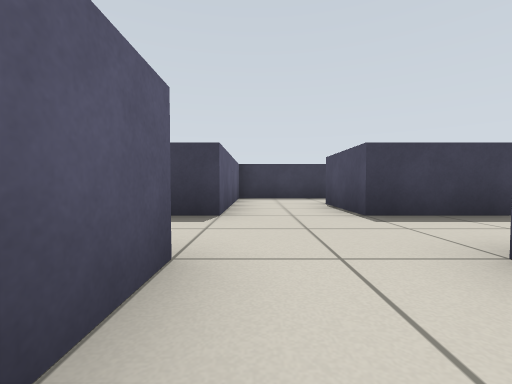
view 1 (above)

20 first-person views from a walk through a robot-simulator world made for Gazebo. The camera is 0.45 m above the floor, tilts 2° down and sees 90° across. The floor is counted in squares, 1 m on a side. Each view is taken from the middle of a square. On the plan, view 1 faces up. The plan holds only what a view shows up to about 9 squares ahead; the rest is blank. The robots in the file are not drawn.

view 2
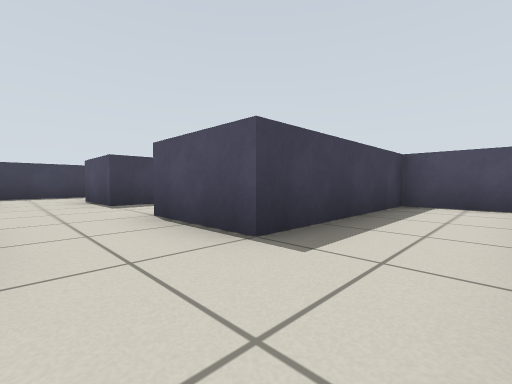

view 3
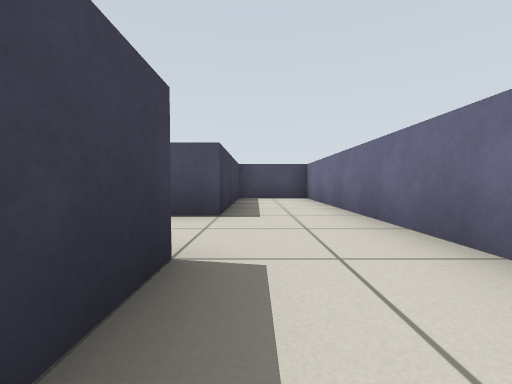

view 4
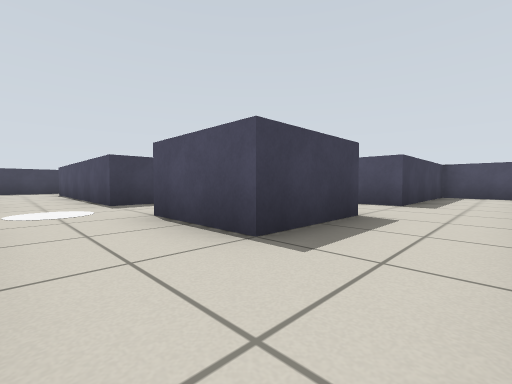

view 5
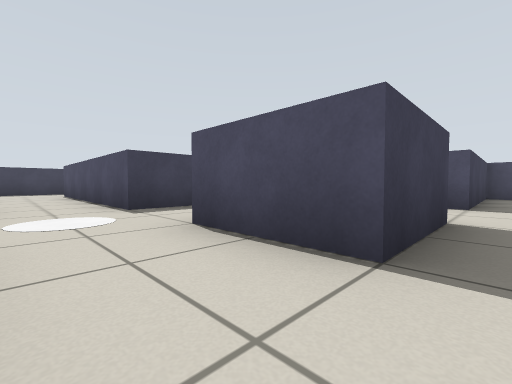

view 6
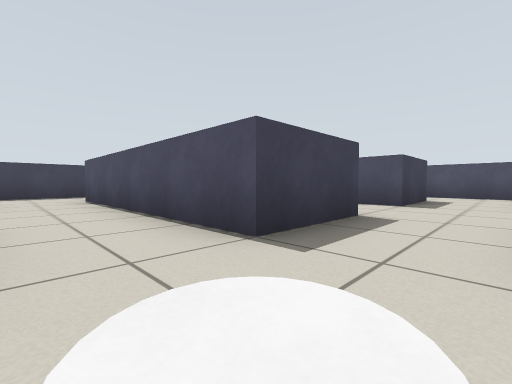

view 7
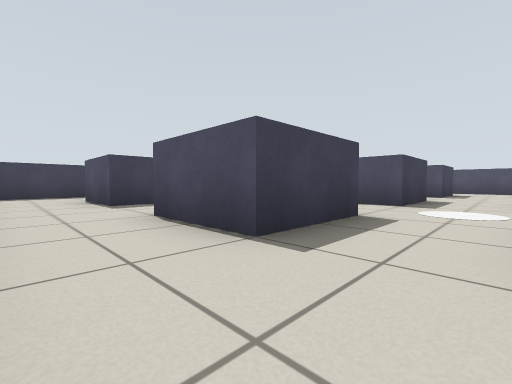

view 8
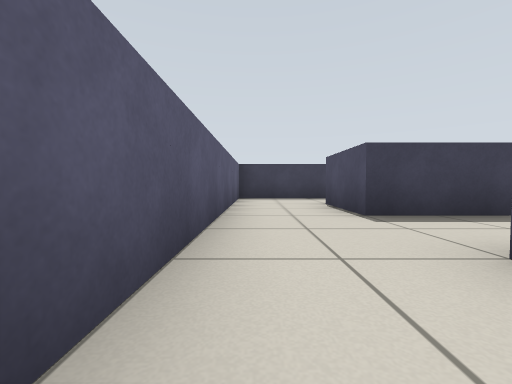

view 9
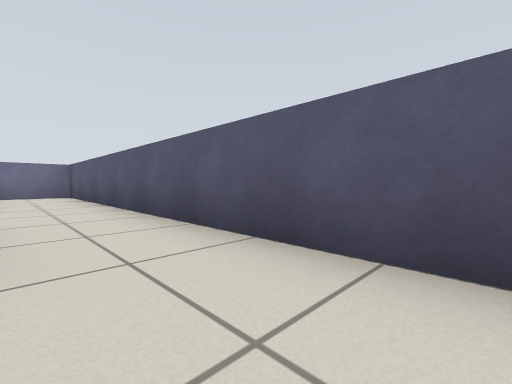

view 10
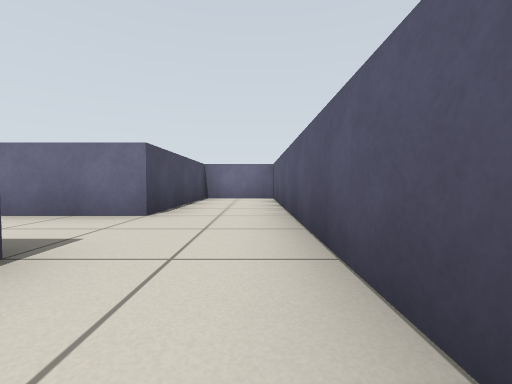

view 11
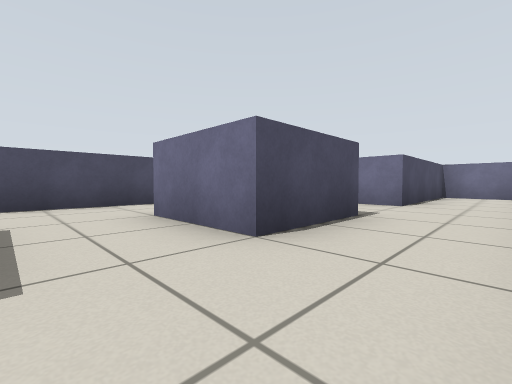

view 12
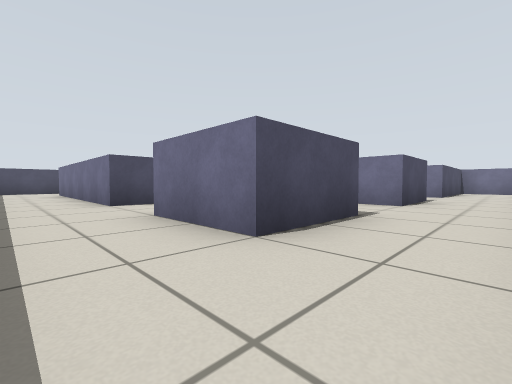

view 13
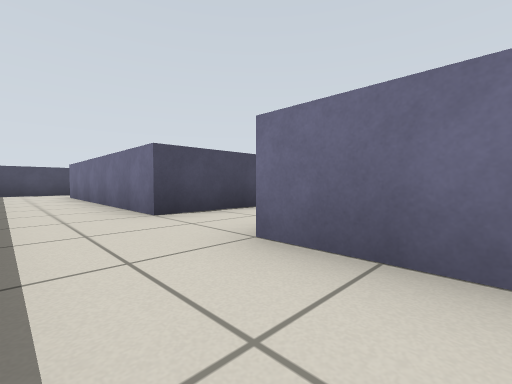

view 14
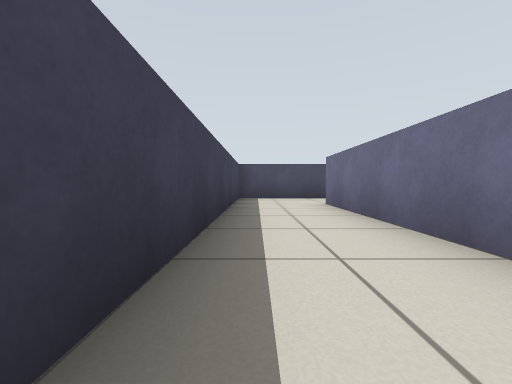

view 15
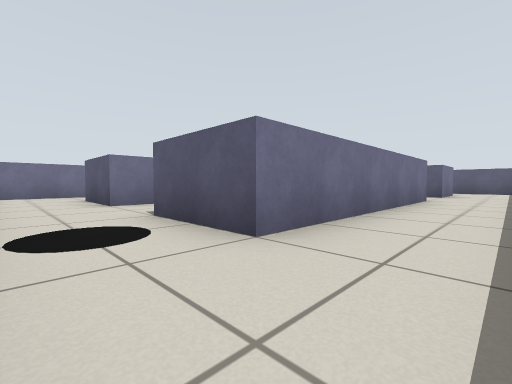

view 16
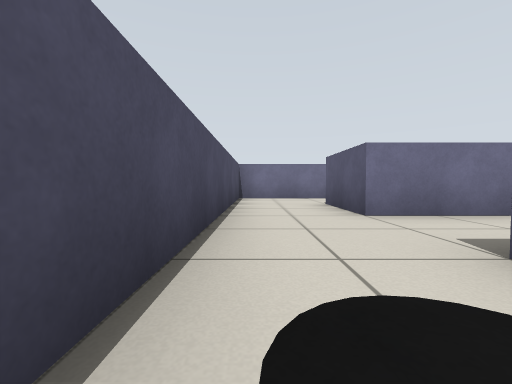

view 17
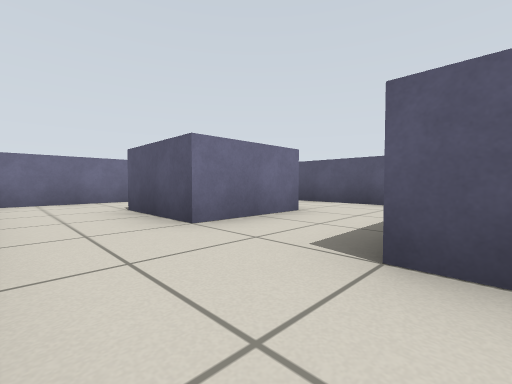

view 18
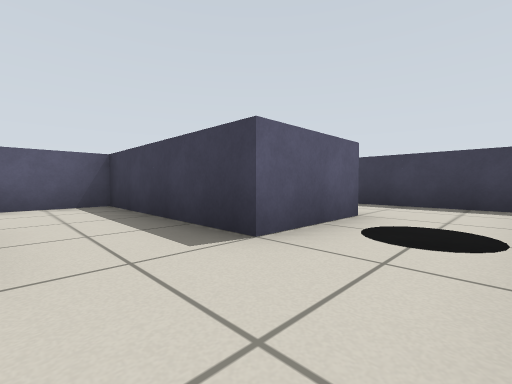

view 19
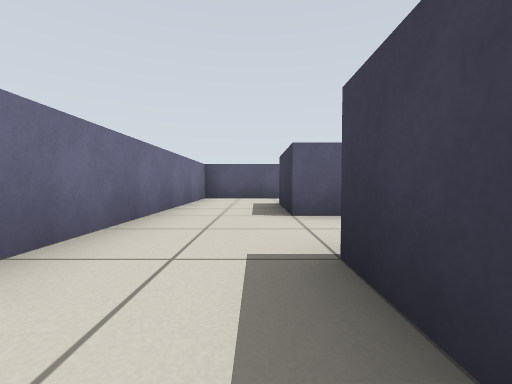

view 20
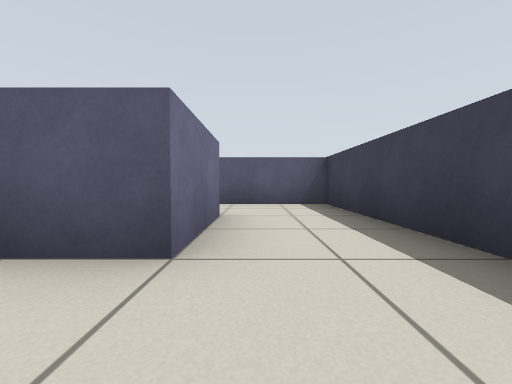

### Floor plan
Ten units are one square. View 1 is at (0, 0); x grows to the right and y downward. Boxes are objects, and circles mark ways between rooms. Rooms are numbered by the first view taken in them; rooms with no view inside come last. Other rooms are left out.
<svg viewBox="-90 -120 150 150">
<path fill="none" stroke="#000" d="M-5 25 55 25 55 5 15 5 15 -15M-5 -15 -5 5M-45 2 -45 25 -5 25M-5 5 -25 5 -25 -15M-5 -35 -25 -35 -25 -55M-44 -35 -65 -35 -65 -55M-85 -55 -85 25 -65 25 -65 -15 -45 -15M-65 -55 -45 -55M-44 -75 -65 -75 -65 -95M-85 -95 -85 -55M-65 -95 -45 -95M-45 -115 -85 -115 -85 -95M-25 -95 35 -95 35 -75M55 -75 55 -115 -45 -115M55 -55 55 -75M35 -35 15 -35 15 -55M-5 -55 -5 -35M-45 -95 -45 -84M-25 -55 -25 -95M15 -55 35 -55M35 -75 -5 -75 -5 -55M35 -55 35 -35M28 -15 55 -15 55 -55"/>
<circle cx="-15" cy="15" r="3" fill="#2a7"/>
<circle cx="5" cy="-5" r="3" fill="#2a7"/>
<circle cx="-35" cy="-5" r="3" fill="#2a7"/>
<circle cx="-55" cy="-25" r="3" fill="#2a7"/>
<circle cx="-15" cy="-25" r="3" fill="#2a7"/>
<circle cx="-35" cy="-45" r="3" fill="#2a7"/>
<circle cx="-75" cy="-45" r="3" fill="#2a7"/>
<circle cx="-75" cy="-85" r="3" fill="#2a7"/>
<circle cx="-55" cy="-65" r="3" fill="#2a7"/>
<circle cx="-55" cy="-105" r="3" fill="#2a7"/>
<circle cx="45" cy="-85" r="3" fill="#2a7"/>
<circle cx="-35" cy="-85" r="3" fill="#2a7"/>
<circle cx="25" cy="-65" r="3" fill="#2a7"/>
<circle cx="45" cy="-45" r="3" fill="#2a7"/>
<circle cx="5" cy="-45" r="3" fill="#2a7"/>
<circle cx="25" cy="-25" r="3" fill="#2a7"/>
<text x="20" y="10">1</text>
<text x="-30" y="10">2</text>
<text x="-30" y="-30">3</text>
<text x="-70" y="-20">4</text>
<text x="-70" y="-70">5</text>
<text x="-70" y="-110">6</text>
<text x="10" y="-100">7</text>
<text x="40" y="-70">8</text>
<text x="10" y="-30">9</text>
<text x="-40" y="-80">10</text>
<text x="10" y="-70">11</text>
<text x="40" y="-40">12</text>
</svg>
Room 1 opens to room 2. Room 1 opens to room 9. Room 2 opens to room 3. Room 3 opens to room 4. Room 3 opens to room 9. Room 3 opens to room 10. Room 4 opens to room 5. Room 5 opens to room 6. Room 5 opens to room 10. Room 6 opens to room 7. Room 7 opens to room 8. Room 7 opens to room 10. Room 8 opens to room 11. Room 8 opens to room 12. Room 9 opens to room 11. Room 9 opens to room 12.

Where each view was taken, in squares from view 1:
view 1: 0 up, 0 right, facing up
view 2: 2 down, 0 right, facing up-right
view 3: 1 down, 2 left, facing right
view 4: 2 down, 4 left, facing up-right
view 5: 1 down, 4 left, facing up-right
view 6: 2 up, 4 left, facing up-right
view 7: 2 up, 8 left, facing up-right
view 8: 4 up, 8 left, facing up
view 9: 7 up, 7 left, facing down-left
view 10: 5 up, 8 left, facing down
view 11: 7 up, 8 left, facing down-right
view 12: 11 up, 8 left, facing down-right
view 13: 11 up, 6 left, facing down-right
view 14: 11 up, 2 left, facing right
view 15: 11 up, 5 right, facing down-left
view 16: 9 up, 5 right, facing down
view 17: 8 up, 5 right, facing down-left
view 18: 6 up, 5 right, facing up-left
view 19: 1 down, 3 right, facing left
view 20: 10 up, 3 left, facing left
